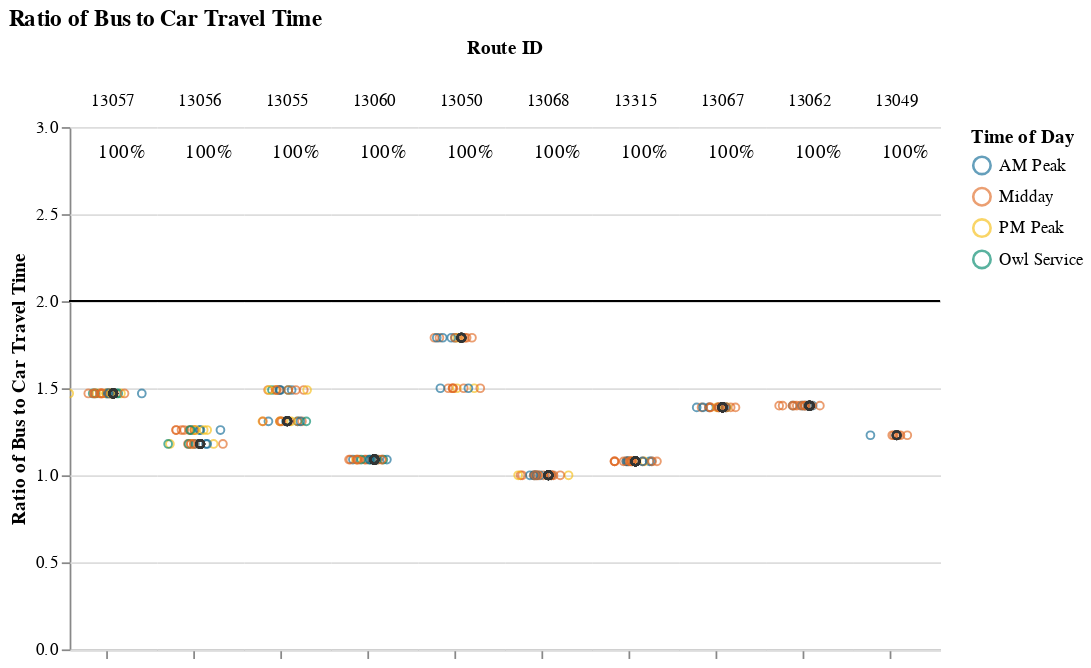
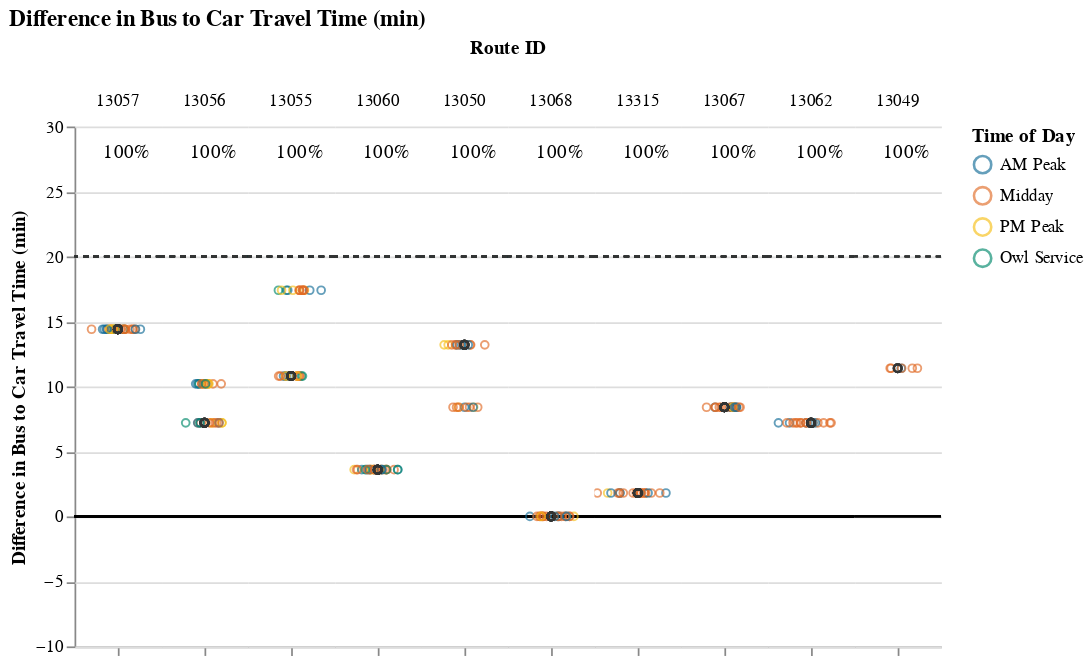

Notebook code cell kept with these figures, in order:
### Markdown cell above
## Viable Competitive Routes
### Short Routes (< 1 hr)

### Code cell
route_group = "short"
try:
    display_charts_for_route_group(df, route_group)
except:
    print(no_display_statement)

### Figure 1 — Vega-Lite specification as saved in the notebook (floating-point values rounded to 4 significant figures; data arrays with more than 128 entries replaced by an {"elided": "..."} marker saying what was removed)
{"config": {"view": {"continuousWidth": 400, "continuousHeight": 300, "stroke": null}, "facet": {"spacing": 0}}, "data": {"name": "data-461c2998792ba53e3a2d1525d38cac66"}, "facet": {"column": {"field": "route_id2", "sort": ["13057", "13056", "13055", "13060", "13050", "13068", "13315", "13067", "13062", "13049"], "title": "Route ID", "type": "nominal"}}, "spec": {"layer": [{"mark": "rule", "encoding": {"color": {"value": "black"}, "y": {"field": "cutoff", "type": "quantitative"}}, "selection": {"selector001": {"type": "interval", "bind": "scales", "encodings": ["x", "y"]}}}, {"mark": {"type": "point", "opacity": 0.65, "size": 20, "strokeWidth": 1.1}, "encoding": {"color": {"field": "time_of_day", "scale": {"range": ["#136C97", "#E16B26", "#F6BF16", "#00896B", "#7790A3", "#5B559C"]}, "sort": ["AM Peak", "Midday", "PM Peak", "Owl Service"], "title": "Time of Day", "type": "nominal"}, "tooltip": [{"field": "route_id2", "title": "route_id", "type": "nominal"}, {"field": "route_name", "type": "nominal"}, {"field": "trip_id", "type": "nominal"}, {"field": "service_hours", "type": "quantitative"}, {"field": "car_duration_hours", "type": "quantitative"}, {"field": "bus_multiplier", "type": "quantitative"}, {"field": "bus_difference", "type": "quantitative"}, {"field": "num_trips", "type": "quantitative"}, {"field": "num_competitive", "type": "quantitative"}, {"field": "pct_trips_competitive", "type": "quantitative"}, {"field": "pct_below_cutoff", "type": "quantitative"}, {"field": "p25", "type": "quantitative"}, {"field": "p50", "type": "quantitative"}, {"field": "p75", "type": "quantitative"}], "x": {"axis": {"grid": false, "labels": false, "ticks": true, "values": [0]}, "field": "jitter", "scale": {}, "title": null, "type": "quantitative"}, "y": {"field": "bus_multiplier", "scale": {"domain": [0, 3.0]}, "title": "Ratio of Bus to Car Travel Time", "type": "quantitative"}}, "transform": [{"calculate": "sqrt(-2*log(random()))*cos(2*PI*random())", "as": "jitter"}], "width": 50}, {"layer": [{"mark": {"type": "point", "opacity": 0.6, "size": 20, "strokeWidth": 1.3}, "encoding": {"color": {"value": "#323434"}, "y": {"field": "bus_multiplier", "type": "quantitative"}}, "transform": [{"filter": "(datum.p50_trip === 1)"}]}, {"mark": {"type": "text", "align": "center", "baseline": "middle"}, "encoding": {"color": {"value": "black"}, "text": {"field": "pct_trips_competitive", "format": ".0%", "type": "quantitative"}, "tooltip": [{"field": "route_id2", "title": "route_id", "type": "nominal"}, {"field": "route_name", "type": "nominal"}, {"field": "trip_id", "type": "nominal"}, {"field": "service_hours", "type": "quantitative"}, {"field": "car_duration_hours", "type": "quantitative"}, {"field": "bus_multiplier", "type": "quantitative"}, {"field": "bus_difference", "type": "quantitative"}, {"field": "num_trips", "type": "quantitative"}, {"field": "num_competitive", "type": "quantitative"}, {"field": "pct_trips_competitive", "type": "quantitative"}, {"field": "pct_below_cutoff", "type": "quantitative"}, {"field": "p25", "type": "quantitative"}, {"field": "p50", "type": "quantitative"}, {"field": "p75", "type": "quantitative"}], "x": {"value": 30}, "y": {"value": 15}}, "transform": [{"calculate": "sqrt(-2*log(random()))*cos(2*PI*random())", "as": "jitter"}, {"filter": "(datum.fastest_trip === 1)"}]}]}]}, "resolve": {"scale": {"y": "shared"}}, "title": "Ratio of Bus to Car Travel Time", "$schema": "https://vega.github.io/schema/vega-lite/v4.17.0.json", "datasets": {"data-461c2998792ba53e3a2d1525d38cac66": {"elided": "233 records"}}}

### Figure 2 — Vega-Lite specification as saved in the notebook (floating-point values rounded to 4 significant figures; data arrays with more than 128 entries replaced by an {"elided": "..."} marker saying what was removed)
{"config": {"view": {"continuousWidth": 400, "continuousHeight": 300, "stroke": null}, "facet": {"spacing": 0}}, "data": {"name": "data-f19a0b9e3359df371e29a230aea2a272"}, "facet": {"column": {"field": "route_id2", "sort": ["13057", "13056", "13055", "13060", "13050", "13068", "13315", "13067", "13062", "13049"], "title": "Route ID", "type": "nominal"}}, "spec": {"layer": [{"mark": "rule", "encoding": {"color": {"value": "black"}, "y": {"field": "cutoff", "type": "quantitative"}}, "selection": {"selector002": {"type": "interval", "bind": "scales", "encodings": ["x", "y"]}}}, {"mark": {"type": "rule", "strokeDash": [3, 3]}, "encoding": {"color": {"value": "#323434"}, "y": {"field": "cutoff2", "type": "quantitative"}}}, {"mark": {"type": "point", "opacity": 0.65, "size": 20, "strokeWidth": 1.1}, "encoding": {"color": {"field": "time_of_day", "scale": {"range": ["#136C97", "#E16B26", "#F6BF16", "#00896B", "#7790A3", "#5B559C"]}, "sort": ["AM Peak", "Midday", "PM Peak", "Owl Service"], "title": "Time of Day", "type": "nominal"}, "tooltip": [{"field": "route_id2", "title": "route_id", "type": "nominal"}, {"field": "route_name", "type": "nominal"}, {"field": "trip_id", "type": "nominal"}, {"field": "service_hours", "type": "quantitative"}, {"field": "car_duration_hours", "type": "quantitative"}, {"field": "bus_multiplier", "type": "quantitative"}, {"field": "bus_difference", "type": "quantitative"}, {"field": "num_trips", "type": "quantitative"}, {"field": "num_competitive", "type": "quantitative"}, {"field": "pct_trips_competitive", "type": "quantitative"}, {"field": "pct_below_cutoff", "type": "quantitative"}, {"field": "p25", "type": "quantitative"}, {"field": "p50", "type": "quantitative"}, {"field": "p75", "type": "quantitative"}], "x": {"axis": {"grid": false, "labels": false, "ticks": true, "values": [0]}, "field": "jitter", "scale": {}, "title": null, "type": "quantitative"}, "y": {"field": "bus_difference", "scale": {"domain": [-5, 25.0]}, "title": "Difference in Bus to Car Travel Time (min)", "type": "quantitative"}}, "transform": [{"calculate": "sqrt(-2*log(random()))*cos(2*PI*random())", "as": "jitter"}], "width": 50}, {"layer": [{"mark": {"type": "point", "opacity": 0.6, "size": 20, "strokeWidth": 1.3}, "encoding": {"color": {"value": "#323434"}, "y": {"field": "bus_difference", "type": "quantitative"}}, "transform": [{"filter": "(datum.p50_trip === 1)"}]}, {"mark": {"type": "text", "align": "center", "baseline": "middle"}, "encoding": {"color": {"value": "black"}, "text": {"field": "pct_trips_competitive", "format": ".0%", "type": "quantitative"}, "tooltip": [{"field": "route_id2", "title": "route_id", "type": "nominal"}, {"field": "route_name", "type": "nominal"}, {"field": "trip_id", "type": "nominal"}, {"field": "service_hours", "type": "quantitative"}, {"field": "car_duration_hours", "type": "quantitative"}, {"field": "bus_multiplier", "type": "quantitative"}, {"field": "bus_difference", "type": "quantitative"}, {"field": "num_trips", "type": "quantitative"}, {"field": "num_competitive", "type": "quantitative"}, {"field": "pct_trips_competitive", "type": "quantitative"}, {"field": "pct_below_cutoff", "type": "quantitative"}, {"field": "p25", "type": "quantitative"}, {"field": "p50", "type": "quantitative"}, {"field": "p75", "type": "quantitative"}], "x": {"value": 30}, "y": {"value": 15}}, "transform": [{"calculate": "sqrt(-2*log(random()))*cos(2*PI*random())", "as": "jitter"}, {"filter": "(datum.fastest_trip === 1)"}]}]}]}, "resolve": {"scale": {"y": "shared"}}, "title": "Difference in Bus to Car Travel Time (min)", "$schema": "https://vega.github.io/schema/vega-lite/v4.17.0.json", "datasets": {"data-f19a0b9e3359df371e29a230aea2a272": {"elided": "233 records"}}}
